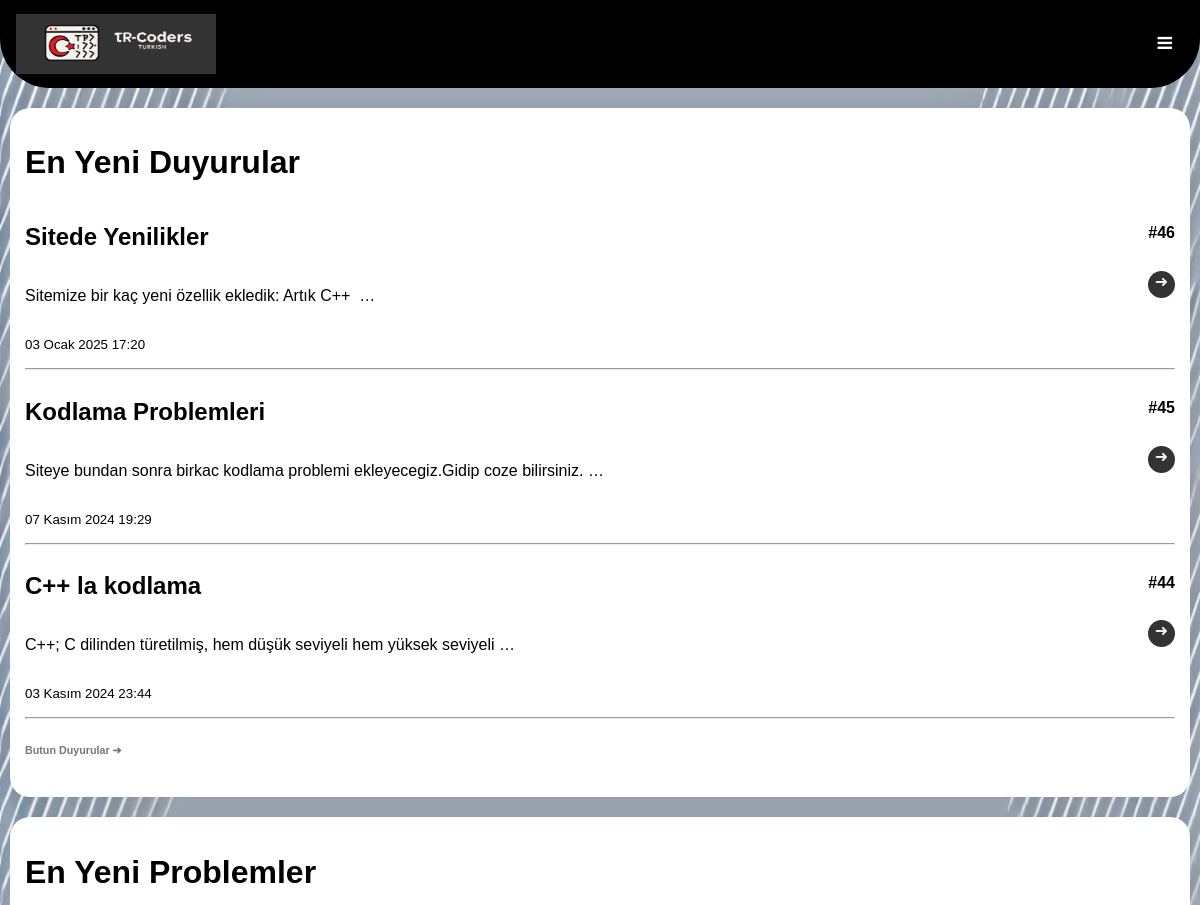
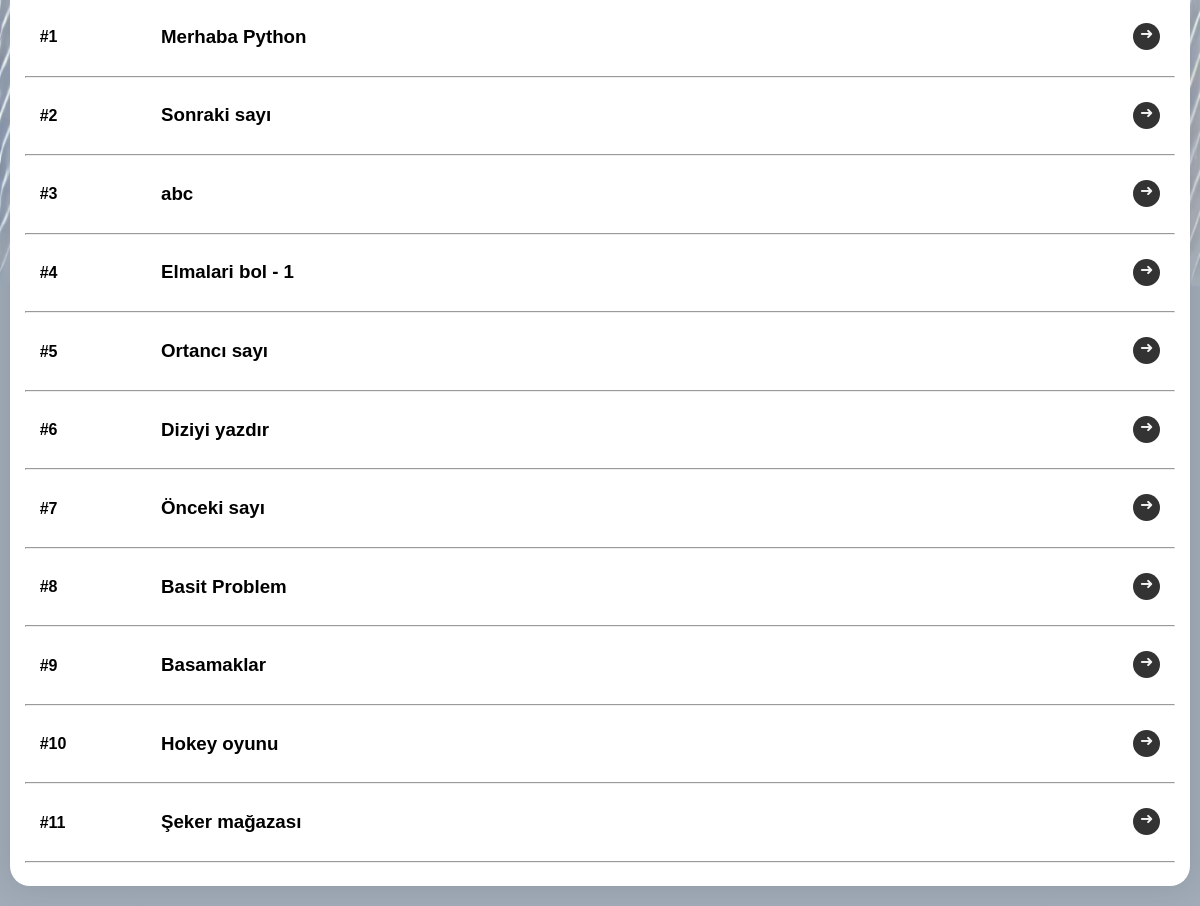
The page /posts/posts_mobile (signed in) on the database its author committed (2 pictures, top to bottom).
### TRCodersTrying/models.py (models this page shows, shortened)
class Post(models.Model):
    title=models.CharField(max_length=120,blank=False,verbose_name="Baslik")
    icerik=RichTextField()
    draft=models.BooleanField(default=False,verbose_name="Taslak olussunmu?")
    image=models.ImageField(upload_to='images/',blank=True, null=True,verbose_name="Fotgraf ekle")
    user = models.ForeignKey(User, on_delete=models.CASCADE)
    created_date=models.DateTimeField(auto_now_add=True) #Ilk duzeldilende
    updated_date=models.DateTimeField(auto_now=True) #Sonra dan edit edilende
    class Meta :
        verbose_name="Gonderilerim"
        verbose_name_plural="Gonderilerim"
        ordering=["id"]

### problems/models.py (models this page shows, shortened)
class Problem(models.Model):
    choices=[
        ('-','Belirlenmemis'),
        ('kolay','Kolay'),
        ('orta','Orta'),
        ('zor','Zor'),
    ]
    title=models.CharField(max_length=60)
    title_en=models.CharField(max_length=60,help_text="Title in Engish",blank=True)
    title_az=models.CharField(max_length=60,help_text="Azerbaycan dilinde basliq",blank=True)
    statement=RichTextField(max_length=1000)
    statement_en = RichTextField(max_length=1000, help_text="Statement in English",blank=True)
    statement_az = RichTextField(max_length=1000, help_text="Statement in Azerbaijani",blank=True)
    difficulty=models.CharField(max_length=20,choices=choices,default='-')

### TRCodersTrying/views.py (the view)
# urls.py: path('posts_mobile',list_post_mobile,name="post_lister_mobile"),
def list_post_mobile(request):
    posts=Post.objects.all()
    problems=Problem.objects.all()
    if request.user.is_authenticated:
        user=UserProfile.objects.filter(user__username=request.user.username)
        return render(request,'posts/Trying_Main_mobile.html',context={'post_list':(posts[::-1])[0:3],'profile':user[0],'problems':problems})
    else:
        return render(request,'posts/Trying_Main_mobile.html',context={'post_list':(posts[::-1])[0:3],'problems':problems})

### templates/posts/Trying_Main_mobile.html (shortened to what this page needs)
<html lang="tr">
  <head>
    {% load static %}
    <link rel="stylesheet" href="https://cdnjs.cloudflare.com/ajax/libs/font-awesome/4.7.0/css/font-awesome.min.css">
    <div class="topnav" style="margin:0">
      <a href="{% url 'index:index_mobile' %}" style="margin-left:0;text-align:left;" class="active"><img src="{% static 'img/Logo2.png' %}" width="200" height="60" ></a>
      <a href="javascript:void(0);" class="icon" onclick="myFunction()">
        <i class="fa fa-bars"></i>
      </a>
    </div>
  </head>
  <body>
      <div class="container">
          <h1>En Yeni Duyurular</h1>
          {% for post in post_list %}
            <div style="display: flex;justify-content: space-between;">
             <h2>{{post.title}}</h2>
             <h4>#{{post.id}}</h4>
            </div>
            <div style="display: flex;justify-content: space-between;">
            <p>{{post.icerik|safe|truncatewords_html:10|striptags}}</p>
            <a href="{% url 'postlar:post_detail_mobile' post.pk %}" class="detail_linki">&#10140;</a>
            </div>
            <p><small>{{post.created_date}}</small></p>
            <hr>
          {% endfor %}
          <h6 ><a class="bp" href="{% url 'postlar:all_posts_mobile' %}">Butun Duyurular &#10140;</a></h6>
      </div>
      <div class="container2">
        <h1>En Yeni Problemler</h1>
        {% for problem in problems %}
           <div style="display: flex;justify-content: space-around;">
            <div style="width: 8%">
             <h4>#{{problem.id}}</h4>
            </div>
           <div style="width: 82%;">
             {% if problem.title %}
              <h3>{{problem.title}}</h3>
             {% elif problem.title_az %}
              <h3>{{problem.title_az}}</h3>
             {% elif problem.title_en %}
              <h3>{{problem.title_en}}</h3>
             {% endif %}
           </div>
            <a href="{% url 'problems:problem_detail_mobile' problem.pk %}" class="detail_linki" style="float: right;font-weight: normal;margin-top: 16px;">&#10140;</a>
           </div>
           <hr>
        {% endfor %}
    </div>
  </body>
</html>

### rows shown on the page
Post: title "Sitede Yenilikler", id "46", icerik "Sitemize bir kaç yeni özellik ekledik: Artık C++ …", created_date "03 Ocak 2025 17:20"
Post: title "Kodlama Problemleri", id "45", icerik "Siteye bundan sonra birkac kodlama problemi ekleyecegiz.Gidip coze bilirsiniz. …", created_date "07 Kasım 2024 19:29"
Post: title "C++ la kodlama", id "44", icerik "C++; C dilinden türetilmiş, hem düşük seviyeli hem yüksek seviyeli …", created_date "03 Kasım 2024 23:44"
Problem: id "1", title "Merhaba Python"
Problem: id "2", title "Sonraki sayı"
Problem: id "3", title "abc"
Problem: id "4", title "Elmalari bol - 1"
Problem: id "5", title "Ortancı sayı"
Problem: id "6", title "Diziyi yazdır"
Problem: id "7", title "Önceki sayı"
Problem: id "8", title "Basit Problem"
Problem: id "9", title "Basamaklar"
Problem: id "10", title "Hokey oyunu"
Problem: id "11", title "Şeker mağazası"
